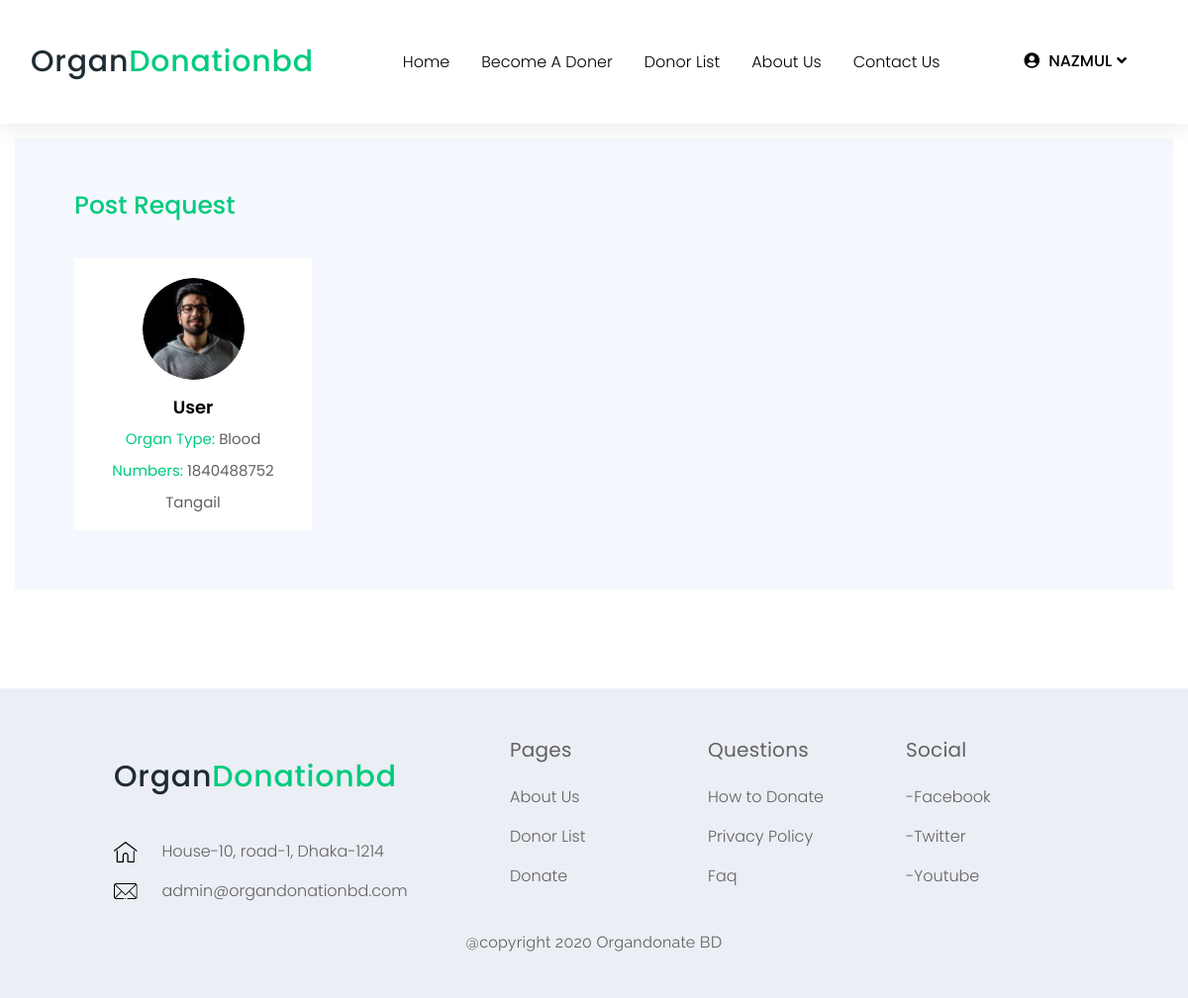
Page /post.php (signed in) on the earlier database version.
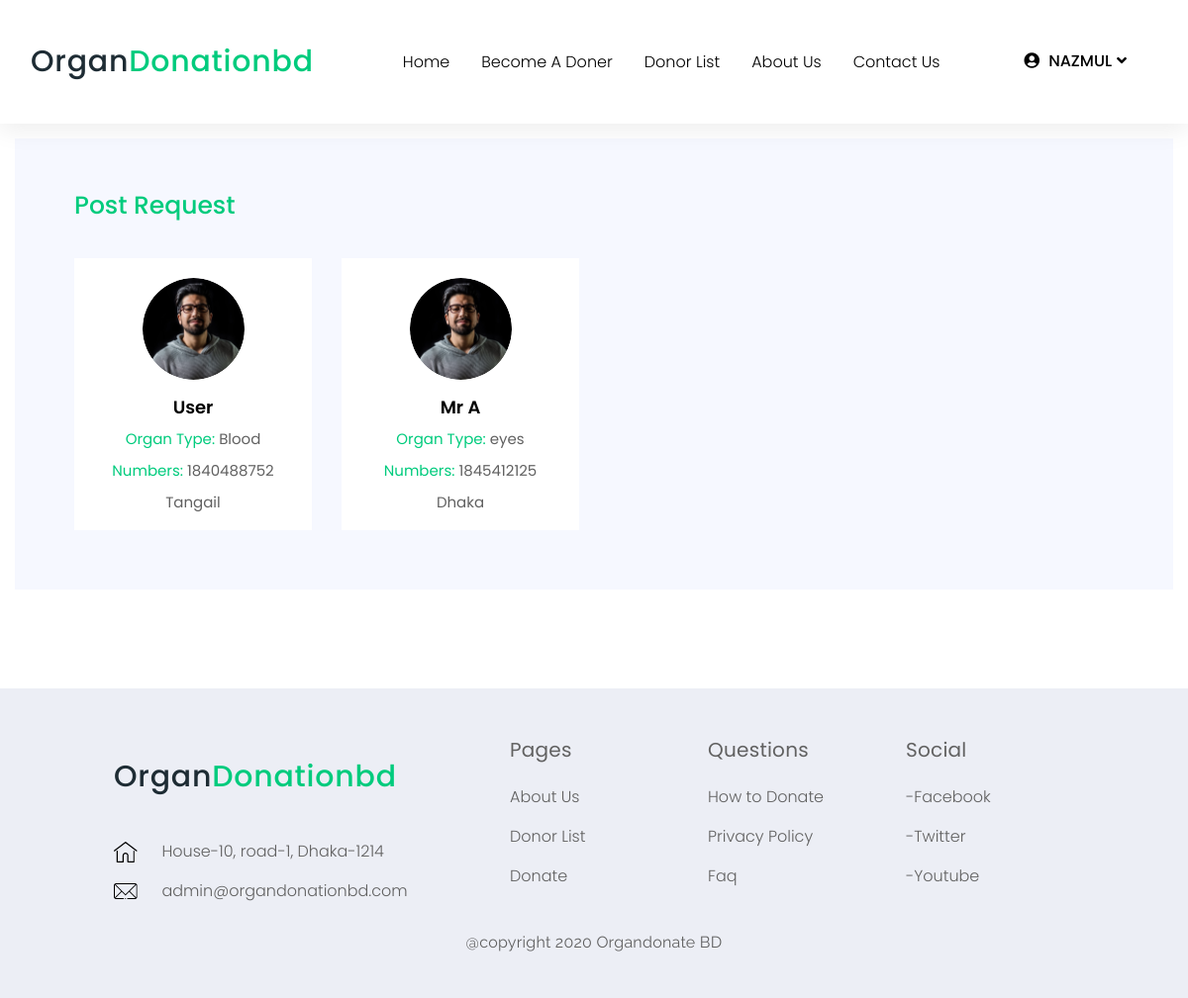
Same page on the later database version.
### tables this page shows
CREATE TABLE IF NOT EXISTS `post_request` (
  `id` int(10) NOT NULL AUTO_INCREMENT,
  `patientName` varchar(100) NOT NULL,
  `address` varchar(255) NOT NULL,
  `phone` int(30) NOT NULL,
  `requiredorgan` varchar(100) NOT NULL,
  `prescription` varchar(255) NOT NULL,
  `email` varchar(30) NOT NULL,
  `donate_user` varchar(100) NOT NULL,
  `action` int(11) NOT NULL DEFAULT 0,
  PRIMARY KEY (`id`)
);

### post.php (the view, shortened to what this page needs)
<?php
	include_once("header/header.php");
	$donerquery = "SELECT * FROM post_request";
	$donerresult = mysqli_query($connect, $donerquery);
?>
<main class="main-wrap">
        <section class="organ-donors-sec organ-donors-sec-1">
            <div class="container">
                <div class="organ-donors-sc">
                	<h3 class="organ-donors-title">Post Request</h3>
                    <div class="row">
                    	<?php
                    		foreach ($donerresult as $data):
                    		if($data['action'] == 1):
                    	?>
                        <div class="col-xl-3 col-lg-4 col-md-6">
                            <div class="single-organ-donors-inner text-center">
                                <div class="thumb">
                                    <img src="img/donors/1.png" alt="img">
                                </div>
                                <div class="details">
                                    <h3><?php echo $data['patientName'];?></h3>
                                    <ul class="meta">
                                        <li><span>Organ Type:</span> <?php echo $data['requiredorgan'];?></li>
                                        <li><span>Numbers:</span> <?php echo $data['phone'];?></li>
                                        <li><?php echo $data['address'];?></li>
                                    </ul>
                                </div>
                            </div>
                        </div>
                        <?php
                        	endif;
                    		endforeach;
                    	?>
                    </div>
                </div>
            </div>
        </section>
<?php
	include_once("header/footer.php");
?>

Differences in the rows shown:
added post_request: action 1 (drawn), patientName "Mr A", requiredorgan "eyes", phone "1845412125", address "Dhaka"
